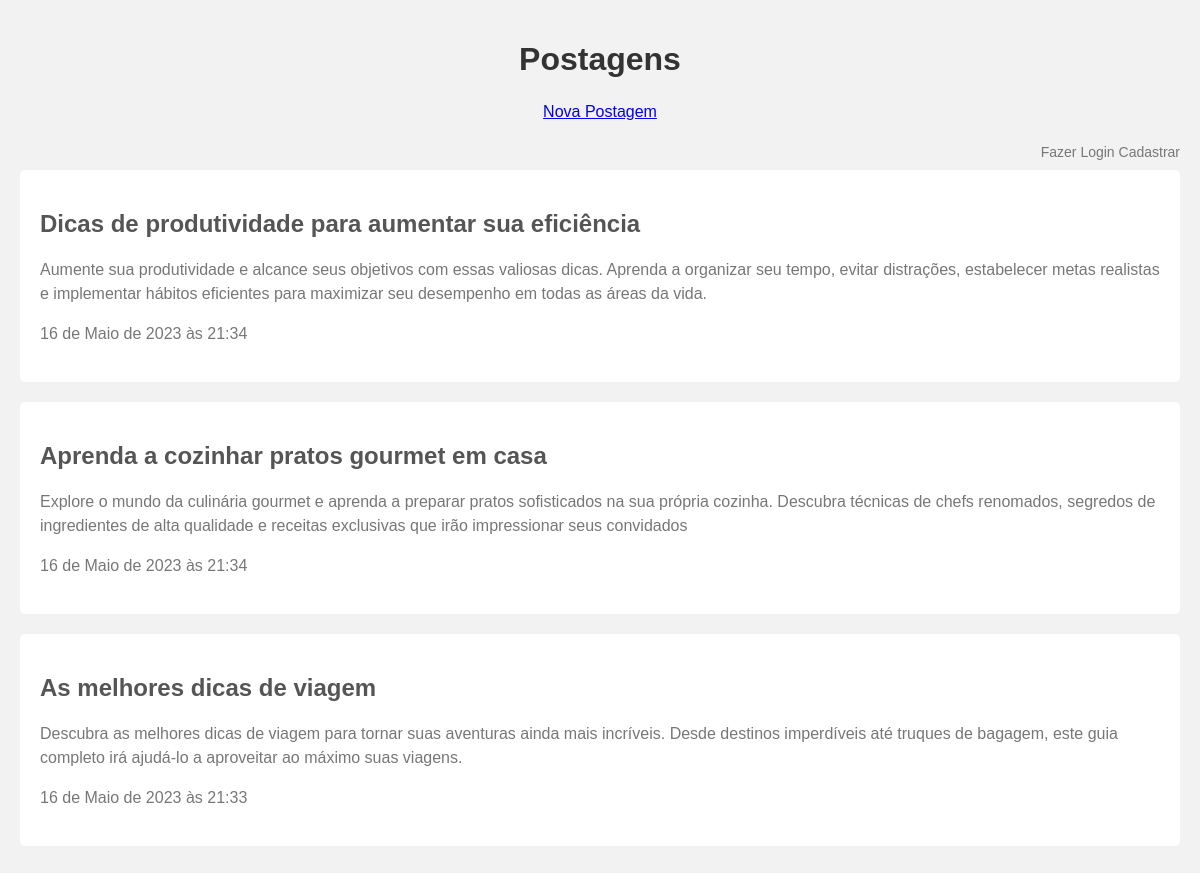
The page / on the database its author committed.
### blogs/models.py (models this page shows, shortened)
class BlogPost(models.Model):
    title = models.TextField(max_length= 100)
    text = models.TextField()
    date_added = models.DateTimeField(auto_now_add=True)
    owner = models.ForeignKey(User, on_delete=models.CASCADE)

### blogs/views.py (the view)
# urls.py: path('', views.index, name='index'),
def index(request):
    blog_posts = BlogPost.objects.order_by('-date_added')
    context = {'blog_posts': blog_posts}
    return render(request, 'blogs/index.html', context)

### blogs/templates/blogs/index.html (shortened to what this page needs)
<!DOCTYPE html>
{% load static %}
<html>
<head>
    <link rel="stylesheet" href="{% static 'blogs/css/style.css' %}">
</head>
<body>
    <h1>Postagens</h1>
    <p class="new-post-link"><a href="{% url 'blogs:new_post' %}">Nova Postagem</a></p>
    <div class="user-info">
        {% if user.is_authenticated %}
        <span class="welcome-message">Olá, {{ user.username | capfirst }}</span>
        <a class="logout-link" href="{% url 'users:logout' %}">Sair</a>
        {% else %}
        <a class="login-link" href="{% url 'users:login' %}">Fazer Login</a>
        <a class="register-link" href="{% url 'users:register' %}">Cadastrar</a>
        {% endif %}
    </div>
    {% for blog_post in blog_posts %}
    <div class="post-container">
        <h2>{{ blog_post.title }}</h2>
        <p>{{ blog_post.text }}</p>
        <p>{{ blog_post.date_added }}</p>
    </div>
    {% empty %}
    <h2 class="empty-message">Nenhuma postagem foi feita</h2>
    {% endfor %}
</body>
</html>

### static/blogs/css/style.css (style rules this page uses)
body { font-family: Arial, sans-serif; margin: 0; padding: 20px; background-color: #f2f2f2; }
h1 { text-align: center; color: #333; }
h2 { color: #555; margin-top: 20px; }
p { color: #777; line-height: 1.5; }
.post-container { background-color: #fff; border-radius: 5px; padding: 20px; margin-bottom: 20px; }
.new-post-link { display: block; text-align: center; margin-bottom: 20px; }
.user-info { text-align: right; margin-bottom: 10px; font-size: 14px; }
.user-info a { color: #777; text-decoration: none; }

### rows shown on the page
BlogPost: title "Dicas de produtividade para aumentar sua eficiência", text "Aumente sua produtividade e alcance seus objetivos com essas valiosas dicas. Aprenda a organizar seu tempo, evitar distrações, estabelecer metas realistas e implementar hábitos eficientes para maximizar seu desempenho em todas as áreas da vida.", date_added "16 de Maio de 2023 às 21:34"
BlogPost: title "Aprenda a cozinhar pratos gourmet em casa", text "Explore o mundo da culinária gourmet e aprenda a preparar pratos sofisticados na sua própria cozinha. Descubra técnicas de chefs renomados, segredos de ingredientes de alta qualidade e receitas exclusivas que irão impressionar seus convidados", date_added "16 de Maio de 2023 às 21:34"
BlogPost: title "As melhores dicas de viagem", text "Descubra as melhores dicas de viagem para tornar suas aventuras ainda mais incríveis. Desde destinos imperdíveis até truques de bagagem, este guia completo irá ajudá-lo a aproveitar ao máximo suas viagens.", date_added "16 de Maio de 2023 às 21:33"
